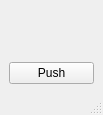
<?xml version="1.0" encoding="UTF-8"?>
<ui version="4.0">
 <class>HelloMainWindow</class>
 <widget class="QMainWindow" name="HelloMainWindow">
  <property name="geometry">
   <rect>
    <x>0</x>
    <y>0</y>
    <width>103</width>
    <height>115</height>
   </rect>
  </property>
  <property name="windowTitle">
   <string>MainWindow</string>
  </property>
  <widget class="QWidget" name="centralwidget">
   <layout class="QVBoxLayout" name="verticalLayout">
    <item>
     <widget class="QLabel" name="label">
      <property name="text">
       <string/>
      </property>
     </widget>
    </item>
    <item>
     <widget class="QPushButton" name="pushButton">
      <property name="text">
       <string>Push</string>
      </property>
     </widget>
    </item>
   </layout>
  </widget>
  <widget class="QMenuBar" name="menubar">
   <property name="geometry">
    <rect>
     <x>0</x>
     <y>0</y>
     <width>103</width>
     <height>25</height>
    </rect>
   </property>
  </widget>
  <widget class="QStatusBar" name="statusbar"/>
 </widget>
 <resources/>
 <connections/>
</ui>
